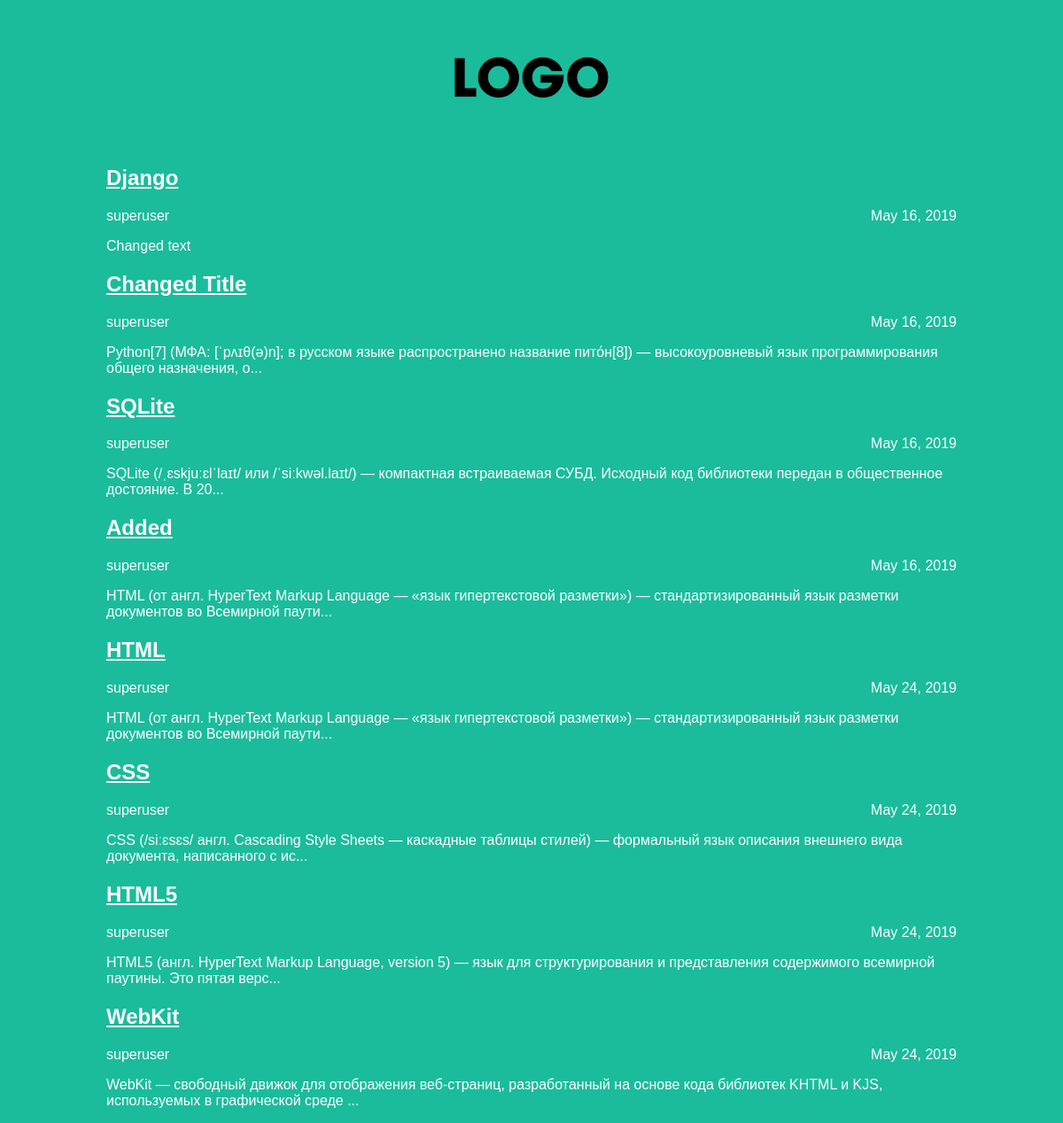
The page / on the database its author committed.
### articles/models.py (models this page shows, shortened)
class Article(models.Model):
    title = models.CharField(max_length=200)
    author = models.ForeignKey(User, on_delete=models.PROTECT)
    text = models.TextField()
    created_date = models.DateField(auto_now_add=True)
    def get_excerpt(self):
        return self.text[:140] + "..." if len(self.text) > 140 else self.text

### articles/views.py (the view)
# urls.py: path('', views.archive, name='archive'),
def archive(request):
    return render(request, 'archive.html', {"posts": Article.objects.all()})

### articles/templates/archive.html (shortened to what this page needs)
<html>
    <head>
        <link rel="stylesheet" href="{{ STATIC_URL }}/static/css/article.css">
    </head>
    <body class="archive">
        <div class="header">
            <img src="{{ STATIC_URL }}/static/img/dpb-logo.png" />
        </div>
        <div class="archive">
            {% for post in posts %}
                <div class="one-post">
                    <h2 class="post-title"><a href="article/{{ post.id }}">{{ post.title }}</a></h2>
                    <div class="article-info">
                        <div class="article-author">{{ post.author.username }}</div>
                        <div class="article-created-date">{{ post.created_date }}</div>
                    </div>
                    <p class="article-text">{{ post.get_excerpt }}</p>
                </div>
            {% endfor %}
        </div>
    </body>
</html>

### articles/static/css/article.css (style rules this page uses)
body { background: #1abc9c; font-family: Tahoma, Arial, sans-serif; color: #ffffff; }
.header img { display: block; width: 318px; margin-left: auto; margin-right: auto; }
.archive { width: 960px; margin-left: auto; margin-right: auto; }
.post-title a { color: #ffffff; }
.article-author { width: 50%; float: left; }
.article-created-date { text-align: right; }

### rows shown on the page
Article: title "Django", author.username "superuser", created_date "May 16, 2019", get_excerpt "Changed text"
Article: title "Changed Title", author.username "superuser", created_date "May 16, 2019", get_excerpt "Python[7] (МФА: [ˈpʌɪθ(ə)n]; в русском языке распространено название пито́н[8]) — высокоуровневый язык программирования общего назначения, о..."
Article: title "SQLite", author.username "superuser", created_date "May 16, 2019", get_excerpt "SQLite (/ˌɛskjuːɛlˈlaɪt/ или /ˈsiːkwəl.laɪt/) — компактная встраиваемая СУБД. Исходный код библиотеки передан в общественное достояние. В 20..."
Article: title "Added", author.username "superuser", created_date "May 16, 2019", get_excerpt "HTML (от англ. HyperText Markup Language — «язык гипертекстовой разметки») — стандартизированный язык разметки документов во Всемирной паути..."
Article: title "HTML", author.username "superuser", created_date "May 24, 2019", get_excerpt "HTML (от англ. HyperText Markup Language — «язык гипертекстовой разметки») — стандартизированный язык разметки документов во Всемирной паути..."
Article: title "CSS", author.username "superuser", created_date "May 24, 2019", get_excerpt "CSS (/siːɛsɛs/ англ. Cascading Style Sheets — каскадные таблицы стилей) — формальный язык описания внешнего вида документа, написанного с ис..."
Article: title "HTML5", author.username "superuser", created_date "May 24, 2019", get_excerpt "HTML5 (англ. HyperText Markup Language, version 5) — язык для структурирования и представления содержимого всемирной паутины. Это пятая верс..."
Article: title "WebKit", author.username "superuser", created_date "May 24, 2019", get_excerpt "WebKit — свободный движок для отображения веб-страниц, разработанный на основе кода библиотек KHTML и KJS, используемых в графической среде ..."
